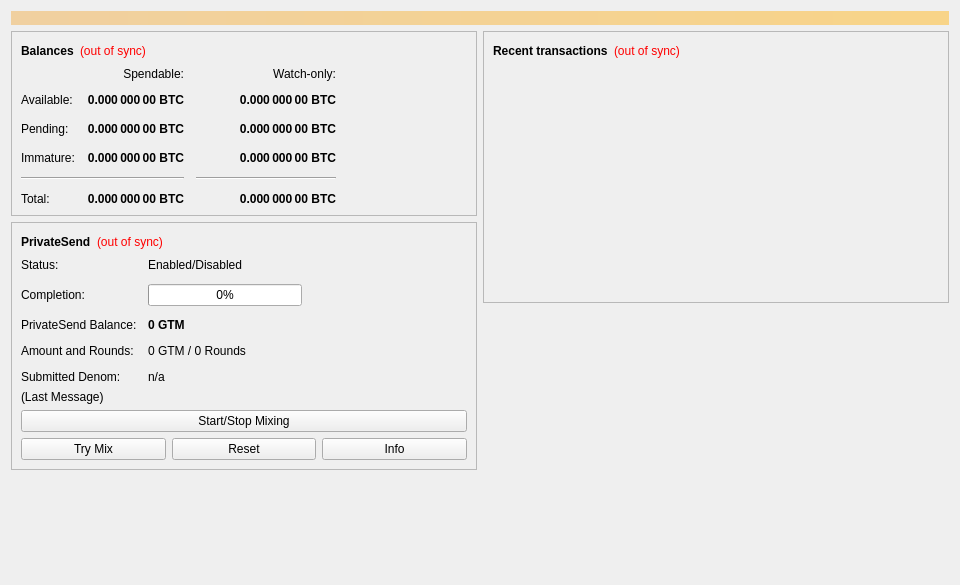
<?xml version="1.0" encoding="UTF-8"?>
<ui version="4.0">
 <class>OverviewPage</class>
 <widget class="QWidget" name="OverviewPage">
  <property name="geometry">
   <rect>
    <x>0</x>
    <y>0</y>
    <width>960</width>
    <height>585</height>
   </rect>
  </property>
  <property name="minimumSize">
   <size>
    <width>960</width>
    <height>0</height>
   </size>
  </property>
  <property name="windowTitle">
   <string>Form</string>
  </property>
  <layout class="QVBoxLayout" name="topLayout">
   <item>
    <widget class="QLabel" name="labelAlerts">
     <property name="visible">
      <bool>false</bool>
     </property>
     <property name="styleSheet">
      <string notr="true">QLabel { background-color: qlineargradient(x1: 0, y1: 0, x2: 1, y2: 0, stop:0 #F0D0A0, stop:1 #F8D488); color:#000000; }</string>
     </property>
     <property name="wordWrap">
      <bool>true</bool>
     </property>
     <property name="margin">
      <number>3</number>
     </property>
     <property name="textInteractionFlags">
      <set>Qt::TextSelectableByMouse</set>
     </property>
    </widget>
   </item>
   <item>
    <layout class="QHBoxLayout" name="horizontalLayout" stretch="1,1">
     <item>
      <layout class="QVBoxLayout" name="verticalLayout_2">
       <item>
        <widget class="QFrame" name="frame">
         <property name="frameShape">
          <enum>QFrame::StyledPanel</enum>
         </property>
         <property name="frameShadow">
          <enum>QFrame::Raised</enum>
         </property>
         <layout class="QVBoxLayout" name="verticalLayout_4">
          <item>
           <layout class="QHBoxLayout" name="horizontalLayout_4">
            <item>
             <widget class="QLabel" name="label_5">
              <property name="font">
               <font>
                <weight>75</weight>
                <bold>true</bold>
               </font>
              </property>
              <property name="text">
               <string>Balances</string>
              </property>
             </widget>
            </item>
            <item>
             <widget class="QLabel" name="labelWalletStatus">
              <property name="toolTip">
               <string>The displayed information may be out of date. Your wallet automatically synchronizes with the Gentarium network after a connection is established, but this process has not completed yet.</string>
              </property>
              <property name="styleSheet">
               <string notr="true">QLabel { color: red; }</string>
              </property>
              <property name="text">
               <string notr="true">(out of sync)</string>
              </property>
              <property name="alignment">
               <set>Qt::AlignLeading|Qt::AlignLeft|Qt::AlignVCenter</set>
              </property>
             </widget>
            </item>
            <item>
             <spacer name="horizontalSpacer_3">
              <property name="orientation">
               <enum>Qt::Horizontal</enum>
              </property>
              <property name="sizeHint" stdset="0">
               <size>
                <width>40</width>
                <height>20</height>
               </size>
              </property>
             </spacer>
            </item>
           </layout>
          </item>
          <item>
           <layout class="QGridLayout" name="gridLayout">
            <property name="spacing">
             <number>12</number>
            </property>
            <item row="2" column="2">
             <widget class="QLabel" name="labelWatchPending">
              <property name="font">
               <font>
                <weight>75</weight>
                <bold>true</bold>
               </font>
              </property>
              <property name="cursor">
               <cursorShape>IBeamCursor</cursorShape>
              </property>
              <property name="toolTip">
               <string>Unconfirmed transactions to watch-only addresses</string>
              </property>
              <property name="text">
               <string notr="true">0.000 000 00 BTC</string>
              </property>
              <property name="alignment">
               <set>Qt::AlignRight|Qt::AlignTrailing|Qt::AlignVCenter</set>
              </property>
              <property name="textInteractionFlags">
               <set>Qt::LinksAccessibleByMouse|Qt::TextSelectableByKeyboard|Qt::TextSelectableByMouse</set>
              </property>
             </widget>
            </item>
            <item row="2" column="1">
             <widget class="QLabel" name="labelUnconfirmed">
              <property name="font">
               <font>
                <weight>75</weight>
                <bold>true</bold>
               </font>
              </property>
              <property name="cursor">
               <cursorShape>IBeamCursor</cursorShape>
              </property>
              <property name="toolTip">
               <string>Total of transactions that have yet to be confirmed, and do not yet count toward the spendable balance</string>
              </property>
              <property name="text">
               <string notr="true">0.000 000 00 BTC</string>
              </property>
              <property name="alignment">
               <set>Qt::AlignRight|Qt::AlignTrailing|Qt::AlignVCenter</set>
              </property>
              <property name="textInteractionFlags">
               <set>Qt::LinksAccessibleByMouse|Qt::TextSelectableByKeyboard|Qt::TextSelectableByMouse</set>
              </property>
             </widget>
            </item>
            <item row="3" column="2">
             <widget class="QLabel" name="labelWatchImmature">
              <property name="font">
               <font>
                <weight>75</weight>
                <bold>true</bold>
               </font>
              </property>
              <property name="cursor">
               <cursorShape>IBeamCursor</cursorShape>
              </property>
              <property name="toolTip">
               <string>Mined balance in watch-only addresses that has not yet matured</string>
              </property>
              <property name="text">
               <string notr="true">0.000 000 00 BTC</string>
              </property>
              <property name="alignment">
               <set>Qt::AlignRight|Qt::AlignTrailing|Qt::AlignVCenter</set>
              </property>
              <property name="textInteractionFlags">
               <set>Qt::LinksAccessibleByMouse|Qt::TextSelectableByKeyboard|Qt::TextSelectableByMouse</set>
              </property>
             </widget>
            </item>
            <item row="4" column="0" colspan="2">
             <widget class="Line" name="lineSpendableBalance">
              <property name="orientation">
               <enum>Qt::Horizontal</enum>
              </property>
             </widget>
            </item>
            <item row="4" column="2">
             <widget class="Line" name="lineWatchBalance">
              <property name="sizePolicy">
               <sizepolicy hsizetype="Preferred" vsizetype="Fixed">
                <horstretch>0</horstretch>
                <verstretch>0</verstretch>
               </sizepolicy>
              </property>
              <property name="minimumSize">
               <size>
                <width>140</width>
                <height>0</height>
               </size>
              </property>
              <property name="orientation">
               <enum>Qt::Horizontal</enum>
              </property>
             </widget>
            </item>
            <item row="5" column="0">
             <widget class="QLabel" name="labelTotalText">
              <property name="text">
               <string>Total:</string>
              </property>
             </widget>
            </item>
            <item row="3" column="1">
             <widget class="QLabel" name="labelImmature">
              <property name="font">
               <font>
                <weight>75</weight>
                <bold>true</bold>
               </font>
              </property>
              <property name="cursor">
               <cursorShape>IBeamCursor</cursorShape>
              </property>
              <property name="toolTip">
               <string>Mined balance that has not yet matured</string>
              </property>
              <property name="text">
               <string notr="true">0.000 000 00 BTC</string>
              </property>
              <property name="alignment">
               <set>Qt::AlignRight|Qt::AlignTrailing|Qt::AlignVCenter</set>
              </property>
              <property name="textInteractionFlags">
               <set>Qt::LinksAccessibleByMouse|Qt::TextSelectableByKeyboard|Qt::TextSelectableByMouse</set>
              </property>
             </widget>
            </item>
            <item row="2" column="3">
             <spacer name="horizontalSpacer_2">
              <property name="orientation">
               <enum>Qt::Horizontal</enum>
              </property>
              <property name="sizeHint" stdset="0">
               <size>
                <width>40</width>
                <height>20</height>
               </size>
              </property>
             </spacer>
            </item>
            <item row="3" column="0">
             <widget class="QLabel" name="labelImmatureText">
              <property name="text">
               <string>Immature:</string>
              </property>
             </widget>
            </item>
            <item row="5" column="1">
             <widget class="QLabel" name="labelTotal">
              <property name="font">
               <font>
                <weight>75</weight>
                <bold>true</bold>
               </font>
              </property>
              <property name="cursor">
               <cursorShape>IBeamCursor</cursorShape>
              </property>
              <property name="toolTip">
               <string>Your current total balance</string>
              </property>
              <property name="text">
               <string notr="true">0.000 000 00 BTC</string>
              </property>
              <property name="alignment">
               <set>Qt::AlignRight|Qt::AlignTrailing|Qt::AlignVCenter</set>
              </property>
              <property name="textInteractionFlags">
               <set>Qt::LinksAccessibleByMouse|Qt::TextSelectableByKeyboard|Qt::TextSelectableByMouse</set>
              </property>
             </widget>
            </item>
            <item row="5" column="2">
             <widget class="QLabel" name="labelWatchTotal">
              <property name="font">
               <font>
                <weight>75</weight>
                <bold>true</bold>
               </font>
              </property>
              <property name="cursor">
               <cursorShape>IBeamCursor</cursorShape>
              </property>
              <property name="toolTip">
               <string>Current total balance in watch-only addresses</string>
              </property>
              <property name="text">
               <string notr="true">0.000 000 00 BTC</string>
              </property>
              <property name="alignment">
               <set>Qt::AlignRight|Qt::AlignTrailing|Qt::AlignVCenter</set>
              </property>
              <property name="textInteractionFlags">
               <set>Qt::LinksAccessibleByMouse|Qt::TextSelectableByKeyboard|Qt::TextSelectableByMouse</set>
              </property>
             </widget>
            </item>
            <item row="0" column="2">
             <widget class="QLabel" name="labelWatchonly">
              <property name="text">
               <string>Watch-only:</string>
              </property>
              <property name="alignment">
               <set>Qt::AlignRight|Qt::AlignTrailing|Qt::AlignVCenter</set>
              </property>
             </widget>
            </item>
            <item row="1" column="0">
             <widget class="QLabel" name="labelBalanceText">
              <property name="text">
               <string>Available:</string>
              </property>
             </widget>
            </item>
            <item row="1" column="1">
             <widget class="QLabel" name="labelBalance">
              <property name="font">
               <font>
                <weight>75</weight>
                <bold>true</bold>
               </font>
              </property>
              <property name="cursor">
               <cursorShape>IBeamCursor</cursorShape>
              </property>
              <property name="toolTip">
               <string>Your current spendable balance</string>
              </property>
              <property name="text">
               <string notr="true">0.000 000 00 BTC</string>
              </property>
              <property name="alignment">
               <set>Qt::AlignRight|Qt::AlignTrailing|Qt::AlignVCenter</set>
              </property>
              <property name="textInteractionFlags">
               <set>Qt::LinksAccessibleByMouse|Qt::TextSelectableByKeyboard|Qt::TextSelectableByMouse</set>
              </property>
             </widget>
            </item>
            <item row="1" column="2">
             <widget class="QLabel" name="labelWatchAvailable">
              <property name="font">
               <font>
                <weight>75</weight>
                <bold>true</bold>
               </font>
              </property>
              <property name="cursor">
               <cursorShape>IBeamCursor</cursorShape>
              </property>
              <property name="toolTip">
               <string>Your current balance in watch-only addresses</string>
              </property>
              <property name="text">
               <string notr="true">0.000 000 00 BTC</string>
              </property>
              <property name="alignment">
               <set>Qt::AlignRight|Qt::AlignTrailing|Qt::AlignVCenter</set>
              </property>
              <property name="textInteractionFlags">
               <set>Qt::LinksAccessibleByMouse|Qt::TextSelectableByKeyboard|Qt::TextSelectableByMouse</set>
              </property>
             </widget>
            </item>
            <item row="2" column="0">
             <widget class="QLabel" name="labelPendingText">
              <property name="text">
               <string>Pending:</string>
              </property>
             </widget>
            </item>
            <item row="0" column="1">
             <widget class="QLabel" name="labelSpendable">
              <property name="text">
               <string>Spendable:</string>
              </property>
              <property name="alignment">
               <set>Qt::AlignRight|Qt::AlignTrailing|Qt::AlignVCenter</set>
              </property>
             </widget>
            </item>
           </layout>
          </item>
         </layout>
        </widget>
       </item>
       <item>
        <widget class="QFrame" name="framePrivateSend">
         <property name="layoutDirection">
          <enum>Qt::LeftToRight</enum>
         </property>
         <property name="frameShape">
          <enum>QFrame::StyledPanel</enum>
         </property>
         <property name="frameShadow">
          <enum>QFrame::Raised</enum>
         </property>
         <layout class="QVBoxLayout" name="VerticalLayout_PS1">
          <item>
           <layout class="QHBoxLayout" name="horizontalLayout_5">
            <item>
             <widget class="QLabel" name="labelPrivateSendHeader">
              <property name="font">
               <font>
                <weight>75</weight>
                <bold>true</bold>
               </font>
              </property>
              <property name="text">
               <string>PrivateSend</string>
              </property>
             </widget>
            </item>
            <item>
             <widget class="QLabel" name="labelPrivateSendSyncStatus">
              <property name="toolTip">
               <string>The displayed information may be out of date. Your wallet automatically synchronizes with the Gentarium network after a connection is established, but this process has not completed yet.</string>
              </property>
              <property name="styleSheet">
               <string notr="true">QLabel { color: red; }</string>
              </property>
              <property name="text">
               <string notr="true">(out of sync)</string>
              </property>
              <property name="alignment">
               <set>Qt::AlignLeading|Qt::AlignLeft|Qt::AlignVCenter</set>
              </property>
             </widget>
            </item>
            <item>
             <spacer name="horizontalSpacer_4">
              <property name="orientation">
               <enum>Qt::Horizontal</enum>
              </property>
              <property name="sizeHint" stdset="0">
               <size>
                <width>40</width>
                <height>20</height>
               </size>
              </property>
             </spacer>
            </item>
           </layout>
          </item>
          <item>
           <layout class="QFormLayout" name="privateSendFormLayout">
            <property name="fieldGrowthPolicy">
             <enum>QFormLayout::AllNonFixedFieldsGrow</enum>
            </property>
            <property name="horizontalSpacing">
             <number>11</number>
            </property>
            <property name="verticalSpacing">
             <number>12</number>
            </property>
            <item row="0" column="0">
             <widget class="QLabel" name="labelPrivateSendEnabledText">
              <property name="text">
               <string>Status:</string>
              </property>
             </widget>
            </item>
            <item row="0" column="1">
             <widget class="QLabel" name="labelPrivateSendEnabled">
              <property name="text">
               <string>Enabled/Disabled</string>
              </property>
             </widget>
            </item>
            <item row="1" column="0">
             <widget class="QLabel" name="labelCompletitionText">
              <property name="text">
               <string>Completion:</string>
              </property>
             </widget>
            </item>
            <item row="1" column="1">
             <widget class="QProgressBar" name="privateSendProgress">
              <property name="maximumSize">
               <size>
                <width>154</width>
                <height>16777215</height>
               </size>
              </property>
              <property name="value">
               <number>0</number>
              </property>
             </widget>
            </item>
            <item row="2" column="0">
             <widget class="QLabel" name="labelAnonymizedText">
              <property name="text">
               <string>PrivateSend Balance:</string>
              </property>
             </widget>
            </item>
            <item row="2" column="1">
             <widget class="QLabel" name="labelAnonymized">
              <property name="font">
               <font>
                <weight>75</weight>
                <bold>true</bold>
               </font>
              </property>
              <property name="text">
               <string notr="true">0 GTM</string>
              </property>
             </widget>
            </item>
            <item row="3" column="0">
             <widget class="QLabel" name="labelAmountAndRoundsText">
              <property name="text">
               <string>Amount and Rounds:</string>
              </property>
             </widget>
            </item>
            <item row="3" column="1">
             <widget class="QLabel" name="labelAmountRounds">
              <property name="text">
               <string>0 GTM / 0 Rounds</string>
              </property>
             </widget>
            </item>
            <item row="4" column="0">
             <widget class="QLabel" name="labelSubmittedDenomText">
              <property name="text">
               <string>Submitted Denom:</string>
              </property>
             </widget>
            </item>
            <item row="4" column="1">
             <widget class="QLabel" name="labelSubmittedDenom">
              <property name="toolTip">
               <string>The denominations you submitted to the Masternode.&lt;br&gt;To mix, other users must submit the exact same denominations.</string>
              </property>
              <property name="text">
               <string>n/a</string>
              </property>
             </widget>
            </item>
           </layout>
          </item>
          <item>
           <layout class="QVBoxLayout" name="VerticalLayout_PS">
            <item>
             <widget class="QLabel" name="labelPrivateSendLastMessage">
              <property name="text">
               <string>(Last Message)</string>
              </property>
              <property name="alignment">
               <set>Qt::AlignLeading|Qt::AlignLeft|Qt::AlignTop</set>
              </property>
              <property name="wordWrap">
               <bool>true</bool>
              </property>
             </widget>
            </item>
            <item>
             <widget class="QPushButton" name="togglePrivateSend">
              <property name="sizePolicy">
               <sizepolicy hsizetype="MinimumExpanding" vsizetype="Fixed">
                <horstretch>0</horstretch>
                <verstretch>0</verstretch>
               </sizepolicy>
              </property>
              <property name="text">
               <string>Start/Stop Mixing</string>
              </property>
             </widget>
            </item>
            <item>
             <layout class="QHBoxLayout" name="horizontalLayout_debugbuttons">
              <item>
               <widget class="QPushButton" name="privateSendAuto">
                <property name="sizePolicy">
                 <sizepolicy hsizetype="MinimumExpanding" vsizetype="Fixed">
                  <horstretch>0</horstretch>
                  <verstretch>0</verstretch>
                 </sizepolicy>
                </property>
                <property name="toolTip">
                 <string>Try to manually submit a PrivateSend request.</string>
                </property>
                <property name="text">
                 <string>Try Mix</string>
                </property>
               </widget>
              </item>
              <item>
               <widget class="QPushButton" name="privateSendReset">
                <property name="sizePolicy">
                 <sizepolicy hsizetype="MinimumExpanding" vsizetype="Fixed">
                  <horstretch>0</horstretch>
                  <verstretch>0</verstretch>
                 </sizepolicy>
                </property>
                <property name="toolTip">
                 <string>Reset the current status of PrivateSend (can interrupt PrivateSend if it's in the process of Mixing, which can cost you money!)</string>
                </property>
                <property name="autoFillBackground">
                 <bool>false</bool>
                </property>
                <property name="text">
                 <string>Reset</string>
                </property>
               </widget>
              </item>
              <item>
               <widget class="QPushButton" name="privateSendInfo">
                <property name="sizePolicy">
                 <sizepolicy hsizetype="MinimumExpanding" vsizetype="Fixed">
                  <horstretch>0</horstretch>
                  <verstretch>0</verstretch>
                 </sizepolicy>
                </property>
                <property name="toolTip">
                 <string>Information about PrivateSend and Mixing</string>
                </property>
                <property name="text">
                 <string>Info</string>
                </property>
               </widget>
              </item>
             </layout>
            </item>
           </layout>
          </item>
         </layout>
        </widget>
       </item>
       <item>
        <spacer name="verticalSpacer">
         <property name="orientation">
          <enum>Qt::Vertical</enum>
         </property>
         <property name="sizeHint" stdset="0">
          <size>
           <width>20</width>
           <height>40</height>
          </size>
         </property>
        </spacer>
       </item>
      </layout>
     </item>
     <item>
      <layout class="QVBoxLayout" name="verticalLayout_3">
       <item>
        <widget class="QFrame" name="frame_2">
         <property name="frameShape">
          <enum>QFrame::StyledPanel</enum>
         </property>
         <property name="frameShadow">
          <enum>QFrame::Raised</enum>
         </property>
         <layout class="QVBoxLayout" name="verticalLayout">
          <item>
           <layout class="QHBoxLayout" name="horizontalLayout_2">
            <item>
             <widget class="QLabel" name="label_4">
              <property name="font">
               <font>
                <weight>75</weight>
                <bold>true</bold>
               </font>
              </property>
              <property name="text">
               <string>Recent transactions</string>
              </property>
             </widget>
            </item>
            <item>
             <widget class="QLabel" name="labelTransactionsStatus">
              <property name="toolTip">
               <string>The displayed information may be out of date. Your wallet automatically synchronizes with the Gentarium network after a connection is established, but this process has not completed yet.</string>
              </property>
              <property name="styleSheet">
               <string notr="true">QLabel { color: red; }</string>
              </property>
              <property name="text">
               <string notr="true">(out of sync)</string>
              </property>
              <property name="alignment">
               <set>Qt::AlignLeading|Qt::AlignLeft|Qt::AlignVCenter</set>
              </property>
             </widget>
            </item>
            <item>
             <spacer name="horizontalSpacer">
              <property name="orientation">
               <enum>Qt::Horizontal</enum>
              </property>
              <property name="sizeHint" stdset="0">
               <size>
                <width>40</width>
                <height>20</height>
               </size>
              </property>
             </spacer>
            </item>
           </layout>
          </item>
          <item>
           <widget class="QListView" name="listTransactions">
            <property name="styleSheet">
             <string notr="true">QListView { background: transparent; }</string>
            </property>
            <property name="frameShape">
             <enum>QFrame::NoFrame</enum>
            </property>
            <property name="verticalScrollBarPolicy">
             <enum>Qt::ScrollBarAlwaysOff</enum>
            </property>
            <property name="horizontalScrollBarPolicy">
             <enum>Qt::ScrollBarAlwaysOff</enum>
            </property>
            <property name="selectionMode">
             <enum>QAbstractItemView::NoSelection</enum>
            </property>
           </widget>
          </item>
         </layout>
        </widget>
       </item>
       <item>
        <spacer name="verticalSpacer_2">
         <property name="orientation">
          <enum>Qt::Vertical</enum>
         </property>
         <property name="sizeHint" stdset="0">
          <size>
           <width>20</width>
           <height>40</height>
          </size>
         </property>
        </spacer>
       </item>
      </layout>
     </item>
    </layout>
   </item>
  </layout>
 </widget>
 <resources/>
 <connections/>
</ui>
